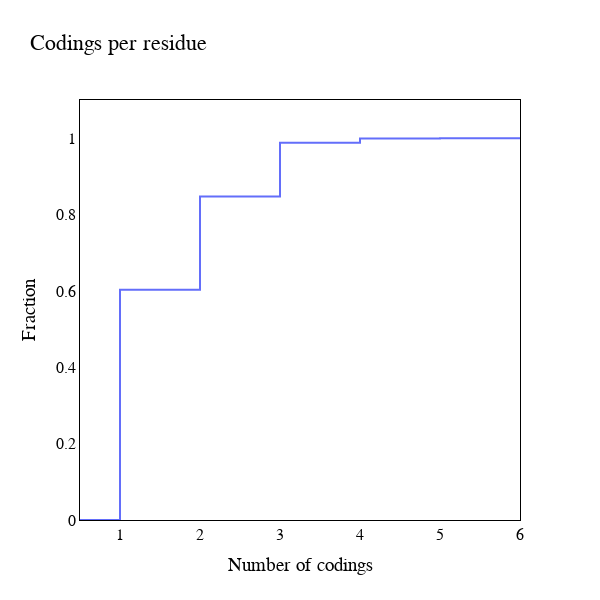

Notebook code cell kept with this figure:
### Code cell
n_bins = 6
n, bins, patches = plt.hist(codings_flatten, n_bins, density=True, histtype='step', 
                            cumulative=1)

fig = go.Figure(data=[go.Scatter(
    x=[x+0.5 for x in [0]+list(bins)],
    y=[0]+list(n),
    mode='lines',
    name= "test",
    line=dict(
        shape='hvh'
    )
)])
fig.update_xaxes(showline=True, linewidth=1, linecolor='black', mirror=True,
                showgrid=False, range=[0.5, 6])
fig.update_yaxes(showline=True, linewidth=1, linecolor='black', mirror=True,
                showgrid=False, range=[0, 1.1])
fig.update_layout(
    title="Codings per residue",
    xaxis_title="Number of codings",
    yaxis_title="Fraction",
    paper_bgcolor='rgba(255,255,255,100)',
    plot_bgcolor='rgba(255,255,255,100)',
    autosize=False,
    width=600,
    height=600,
    font=dict(family="Arial",
                    size=16,
                    color="#020202"
                    )
    )
fig.show()
fig.write_image(fig_folder+"Fig1_cumulative_hist_codings_no_synonyous_coding.pdf", 
                engine = 'kaleido')

### Figure 1 — Plotly figure (JSON) as saved in the notebook; plotly's stock layout.template omitted (floating-point values rounded to 4 significant figures)
{"data": [{"line": {"shape": "hvh"}, "mode": "lines", "name": "test", "type": "scatter", "x": [0.5, 1.5, 2.5, 3.5, 4.5, 5.5, 6.5, 7.5], "y": [0, 0.6031, 0.8473, 0.988, 0.9991, 0.9998, 1.0]}], "layout": {"autosize": false, "font": {"color": "#020202", "family": "Arial", "size": 16}, "height": 600, "paper_bgcolor": "rgba(255,255,255,100)", "plot_bgcolor": "rgba(255,255,255,100)", "title": {"text": "Codings per residue"}, "width": 600, "xaxis": {"linecolor": "black", "linewidth": 1, "mirror": true, "range": [0.5, 6], "showgrid": false, "showline": true, "title": {"text": "Number of codings"}}, "yaxis": {"linecolor": "black", "linewidth": 1, "mirror": true, "range": [0, 1.1], "showgrid": false, "showline": true, "title": {"text": "Fraction"}}}}
